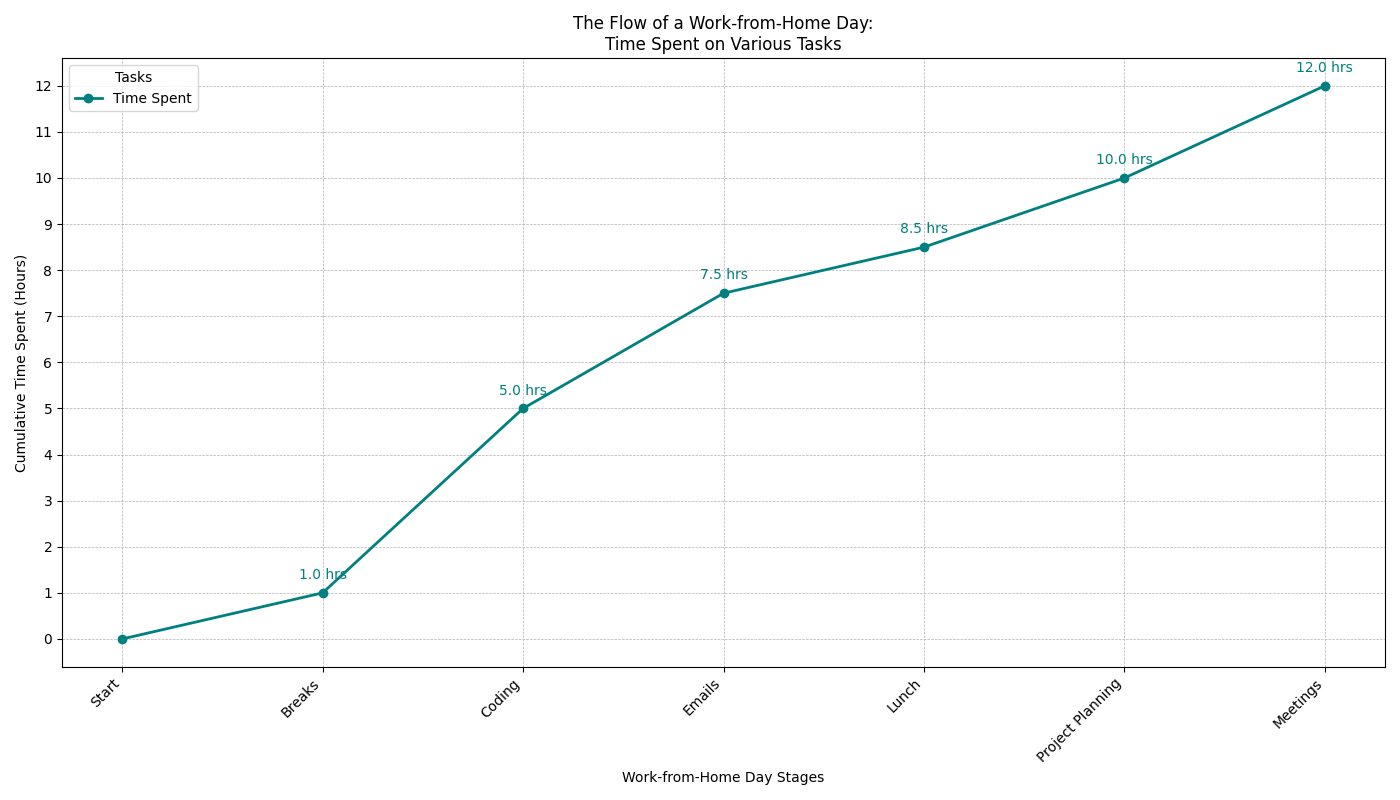

Write Python code to recreate this figure.
import matplotlib.pyplot as plt
import numpy as np

# Randomly altered tasks and hours_data while maintaining the number of elements
tasks = ['Breaks', 'Coding', 'Emails', 'Lunch', 'Project Planning', 'Meetings']
hours_data = [1, 4, 2.5, 1, 1.5, 2]

# Recalculate incremental hours
incremental_hours = np.cumsum(hours_data)

# Adjust day stages and time points accordingly
day_stages = ['Start', 'Breaks', 'Coding', 'Emails', 'Lunch', 'Project Planning', 'Meetings']
time_points = [0] + incremental_hours.tolist()

fig, ax = plt.subplots(figsize=(14, 8))

ax.plot(day_stages, time_points, marker='o', linestyle='-', linewidth=2, color='teal', label='Time Spent')

for i, txt in enumerate(time_points[1:]):
    ax.annotate(f'{txt:.1f} hrs', (day_stages[i + 1], time_points[i + 1]), textcoords="offset points", xytext=(0, 10), ha='center', fontsize=10, color='teal')

ax.grid(True, linestyle='--', linewidth=0.5)

plt.xticks(rotation=45, ha='right')
plt.yticks(np.arange(0, 13, 1))
plt.xlabel('Work-from-Home Day Stages')
plt.ylabel('Cumulative Time Spent (Hours)')
plt.title('The Flow of a Work-from-Home Day:\nTime Spent on Various Tasks')
plt.legend(title='Tasks')

plt.tight_layout()
plt.show()
